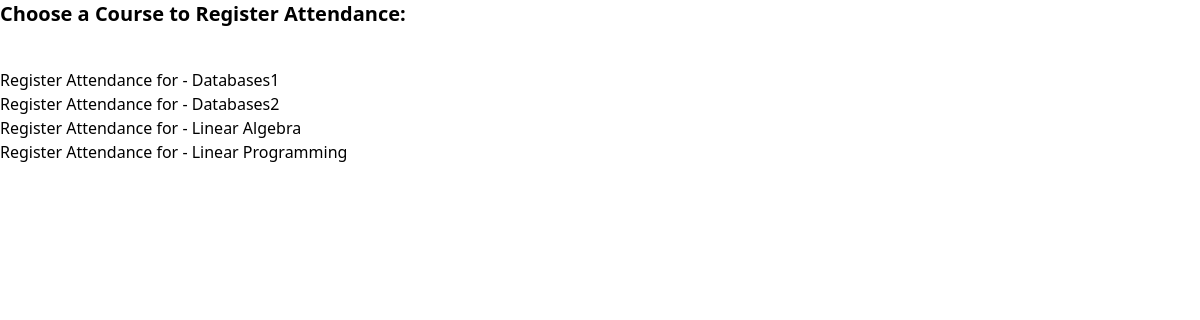
Screenshot of /portal/choose_course/ (signed in) with the database file from the repository.
### academic_portal/models.py (models this page shows, shortened)
class Course(models.Model):
    code = models.CharField(max_length=10, primary_key=True, verbose_name=_('Code'))
    title = models.CharField(max_length=100, null=False, blank=False, verbose_name=_('Title'))
    description = models.TextField(verbose_name=_('Description'))
    syllabus = models.FileField(upload_to='syllabus/', verbose_name=_('Syllabus'))
    class Meta:
        verbose_name = _('Course')
        verbose_name_plural = _('Courses')
        ordering = ['code', 'title']
        indexes = [
            models.Index(fields=['title'], name='course_title_idx'),
        ]

### academic_portal/views.py (the view)
# urls.py: path('choose_course/', ChooseCourseView.as_view(), name='choose_course'),
class ChooseCourseView(View):
    @staticmethod
    def get(request):
        if request.user.is_authenticated and hasattr(request.user, 'lecturer'):
            lecturer = request.user.lecturer
            courses = lecturer.courses.all()
            return render(request, 'choose_course.html', {'courses': courses})
        else:
            return redirect('login')

### academic_portal/templates/choose_course.html (shortened to what this page needs)
{% extends "base.html" %}
    {% block content %}
    <h1 class="text-xl font-semibold mb-4">Choose a Course to Register Attendance:</h1>
    <br>
    <div class="container">
      <ul>
        {% for course in courses %}
        <li>
            <a href="{% url 'academic_portal:attendance_registration' course.code %}" >Register Attendance for - {{ course.title }}</a>
        </li>
        {% endfor %}
    </ul>
    </div>
    {% endblock %}

### rows the page displays
Course: title "Databases1"
Course: title "Databases2"
Course: title "Linear Algebra"
Course: title "Linear Programming"
